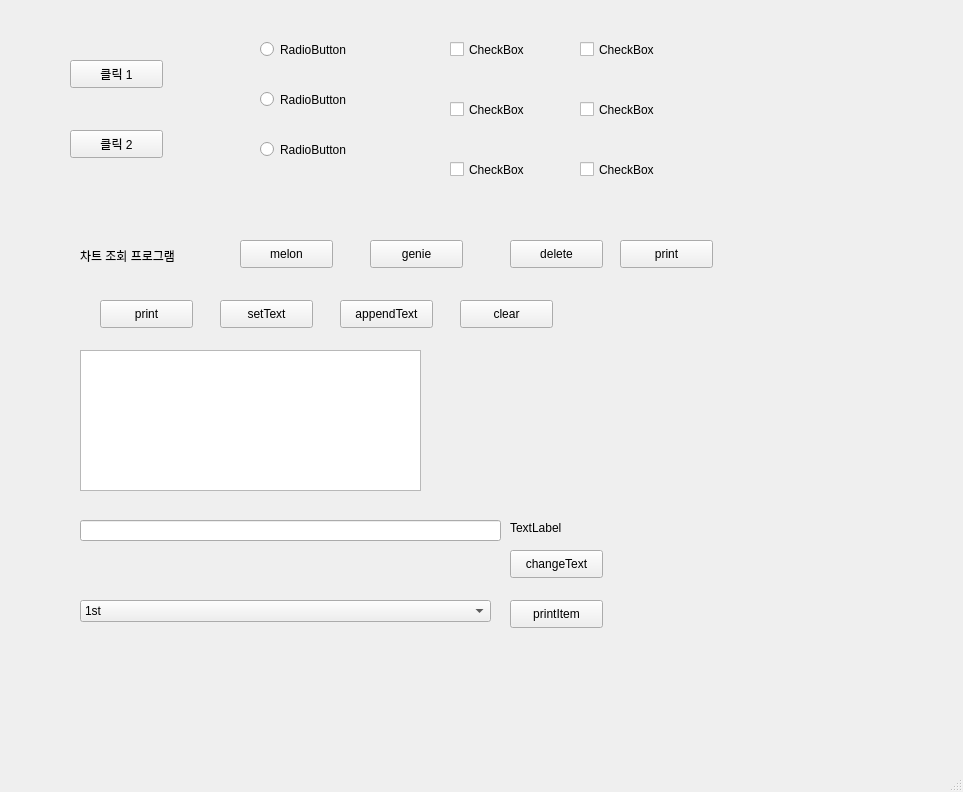
<?xml version="1.0" encoding="UTF-8"?>
<ui version="4.0">
 <class>MainWindow</class>
 <widget class="QMainWindow" name="MainWindow">
  <property name="geometry">
   <rect>
    <x>0</x>
    <y>0</y>
    <width>963</width>
    <height>792</height>
   </rect>
  </property>
  <property name="windowTitle">
   <string>MainWindow</string>
  </property>
  <widget class="QWidget" name="centralwidget">
   <widget class="QPushButton" name="pushButton_1">
    <property name="geometry">
     <rect>
      <x>70</x>
      <y>60</y>
      <width>93</width>
      <height>28</height>
     </rect>
    </property>
    <property name="text">
     <string>클릭 1</string>
    </property>
   </widget>
   <widget class="QPushButton" name="pushButton_2">
    <property name="geometry">
     <rect>
      <x>70</x>
      <y>130</y>
      <width>93</width>
      <height>28</height>
     </rect>
    </property>
    <property name="text">
     <string>클릭 2</string>
    </property>
   </widget>
   <widget class="QRadioButton" name="radioButton_1">
    <property name="geometry">
     <rect>
      <x>260</x>
      <y>40</y>
      <width>108</width>
      <height>19</height>
     </rect>
    </property>
    <property name="text">
     <string>RadioButton</string>
    </property>
   </widget>
   <widget class="QRadioButton" name="radioButton_2">
    <property name="geometry">
     <rect>
      <x>260</x>
      <y>90</y>
      <width>108</width>
      <height>19</height>
     </rect>
    </property>
    <property name="text">
     <string>RadioButton</string>
    </property>
   </widget>
   <widget class="QRadioButton" name="radioButton_3">
    <property name="geometry">
     <rect>
      <x>260</x>
      <y>140</y>
      <width>108</width>
      <height>19</height>
     </rect>
    </property>
    <property name="text">
     <string>RadioButton</string>
    </property>
   </widget>
   <widget class="QCheckBox" name="check1">
    <property name="geometry">
     <rect>
      <x>450</x>
      <y>40</y>
      <width>96</width>
      <height>19</height>
     </rect>
    </property>
    <property name="text">
     <string>CheckBox</string>
    </property>
   </widget>
   <widget class="QCheckBox" name="check2">
    <property name="geometry">
     <rect>
      <x>450</x>
      <y>100</y>
      <width>96</width>
      <height>19</height>
     </rect>
    </property>
    <property name="text">
     <string>CheckBox</string>
    </property>
   </widget>
   <widget class="QCheckBox" name="check3">
    <property name="geometry">
     <rect>
      <x>450</x>
      <y>160</y>
      <width>96</width>
      <height>19</height>
     </rect>
    </property>
    <property name="text">
     <string>CheckBox</string>
    </property>
   </widget>
   <widget class="QCheckBox" name="checkBox3">
    <property name="geometry">
     <rect>
      <x>580</x>
      <y>160</y>
      <width>96</width>
      <height>19</height>
     </rect>
    </property>
    <property name="text">
     <string>CheckBox</string>
    </property>
   </widget>
   <widget class="QCheckBox" name="checkBox2">
    <property name="geometry">
     <rect>
      <x>580</x>
      <y>100</y>
      <width>96</width>
      <height>19</height>
     </rect>
    </property>
    <property name="text">
     <string>CheckBox</string>
    </property>
   </widget>
   <widget class="QCheckBox" name="checkBox1">
    <property name="geometry">
     <rect>
      <x>580</x>
      <y>40</y>
      <width>96</width>
      <height>19</height>
     </rect>
    </property>
    <property name="text">
     <string>CheckBox</string>
    </property>
   </widget>
   <widget class="QLabel" name="label">
    <property name="geometry">
     <rect>
      <x>80</x>
      <y>240</y>
      <width>141</width>
      <height>31</height>
     </rect>
    </property>
    <property name="text">
     <string>차트 조회 프로그램</string>
    </property>
   </widget>
   <widget class="QPushButton" name="pushButton_3">
    <property name="geometry">
     <rect>
      <x>240</x>
      <y>240</y>
      <width>93</width>
      <height>28</height>
     </rect>
    </property>
    <property name="text">
     <string>melon</string>
    </property>
   </widget>
   <widget class="QPushButton" name="pushButton_4">
    <property name="geometry">
     <rect>
      <x>370</x>
      <y>240</y>
      <width>93</width>
      <height>28</height>
     </rect>
    </property>
    <property name="text">
     <string>genie</string>
    </property>
   </widget>
   <widget class="QPushButton" name="pushButton_5">
    <property name="geometry">
     <rect>
      <x>510</x>
      <y>240</y>
      <width>93</width>
      <height>28</height>
     </rect>
    </property>
    <property name="text">
     <string>delete</string>
    </property>
   </widget>
   <widget class="QPushButton" name="pushButton_6">
    <property name="geometry">
     <rect>
      <x>620</x>
      <y>240</y>
      <width>93</width>
      <height>28</height>
     </rect>
    </property>
    <property name="text">
     <string>print</string>
    </property>
   </widget>
   <widget class="QTextBrowser" name="textBrowser">
    <property name="geometry">
     <rect>
      <x>80</x>
      <y>350</y>
      <width>341</width>
      <height>141</height>
     </rect>
    </property>
   </widget>
   <widget class="QPushButton" name="clearBtn">
    <property name="geometry">
     <rect>
      <x>460</x>
      <y>300</y>
      <width>93</width>
      <height>28</height>
     </rect>
    </property>
    <property name="text">
     <string>clear</string>
    </property>
   </widget>
   <widget class="QPushButton" name="setTextBtn">
    <property name="geometry">
     <rect>
      <x>220</x>
      <y>300</y>
      <width>93</width>
      <height>28</height>
     </rect>
    </property>
    <property name="text">
     <string>setText</string>
    </property>
   </widget>
   <widget class="QPushButton" name="appendTextBtn">
    <property name="geometry">
     <rect>
      <x>340</x>
      <y>300</y>
      <width>93</width>
      <height>28</height>
     </rect>
    </property>
    <property name="text">
     <string>appendText</string>
    </property>
   </widget>
   <widget class="QPushButton" name="printBtn">
    <property name="geometry">
     <rect>
      <x>100</x>
      <y>300</y>
      <width>93</width>
      <height>28</height>
     </rect>
    </property>
    <property name="text">
     <string>print</string>
    </property>
   </widget>
   <widget class="QLineEdit" name="lineEdit">
    <property name="geometry">
     <rect>
      <x>80</x>
      <y>520</y>
      <width>421</width>
      <height>21</height>
     </rect>
    </property>
   </widget>
   <widget class="QPushButton" name="changeBtn">
    <property name="geometry">
     <rect>
      <x>510</x>
      <y>550</y>
      <width>93</width>
      <height>28</height>
     </rect>
    </property>
    <property name="text">
     <string>changeText</string>
    </property>
   </widget>
   <widget class="QLabel" name="label_text">
    <property name="geometry">
     <rect>
      <x>510</x>
      <y>520</y>
      <width>421</width>
      <height>16</height>
     </rect>
    </property>
    <property name="text">
     <string>TextLabel</string>
    </property>
   </widget>
   <widget class="QComboBox" name="comboBox">
    <property name="geometry">
     <rect>
      <x>80</x>
      <y>600</y>
      <width>411</width>
      <height>22</height>
     </rect>
    </property>
    <item>
     <property name="text">
      <string>1st</string>
     </property>
    </item>
    <item>
     <property name="text">
      <string>2nd</string>
     </property>
    </item>
    <item>
     <property name="text">
      <string>3rd</string>
     </property>
    </item>
   </widget>
   <widget class="QPushButton" name="printItem">
    <property name="geometry">
     <rect>
      <x>510</x>
      <y>600</y>
      <width>93</width>
      <height>28</height>
     </rect>
    </property>
    <property name="text">
     <string>printItem</string>
    </property>
   </widget>
  </widget>
  <widget class="QMenuBar" name="menubar">
   <property name="geometry">
    <rect>
     <x>0</x>
     <y>0</y>
     <width>963</width>
     <height>26</height>
    </rect>
   </property>
  </widget>
  <widget class="QStatusBar" name="statusbar"/>
 </widget>
 <resources/>
 <connections/>
</ui>
